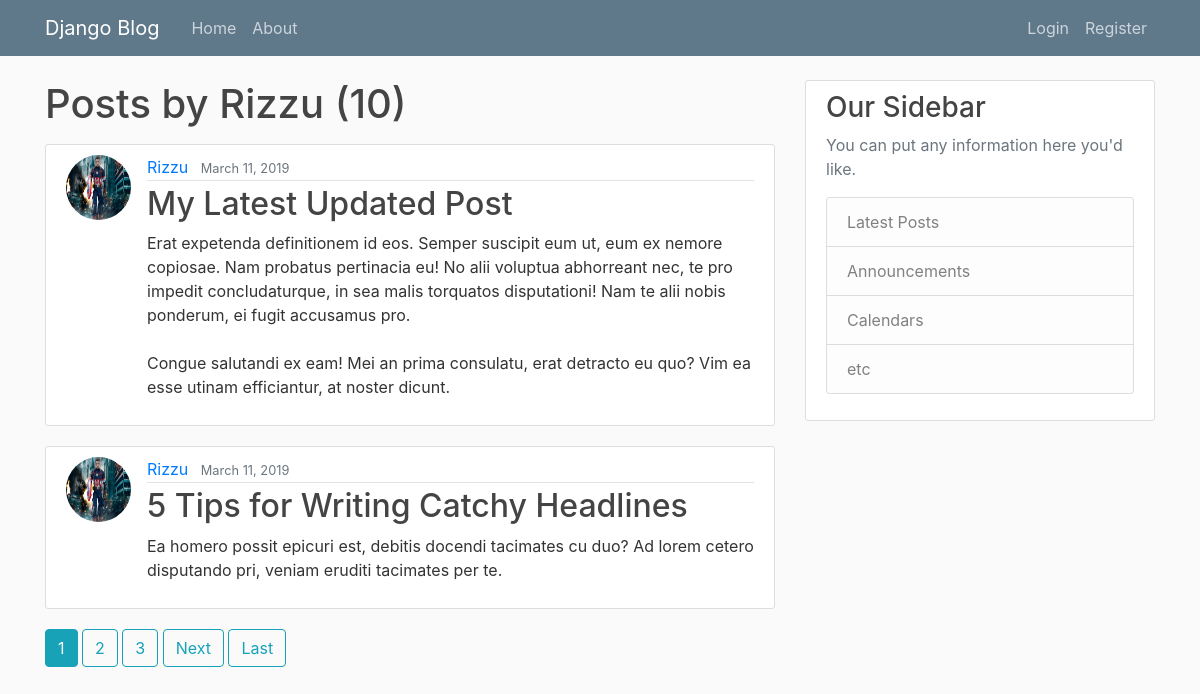
Page /user/Rizzu on the committed database.
### blog/models.py (models this page shows, shortened)
class Post(models.Model):
	title = models.CharField(max_length=100)
	content = models.TextField()
	date_posted = models.DateTimeField(default=timezone.now)
	author = models.ForeignKey(User,on_delete=models.CASCADE)

### users/models.py (models this page shows, shortened)
class Profile(models.Model):
	user = models.OneToOneField(User,on_delete=models.CASCADE)
	image = models.ImageField(default='default.jpg', upload_to='profile_pics')

### blog/views.py (the view)
# urls.py: path('user/<str:username>', UserPostListView.as_view(), name='user-posts'),
class UserPostListView(ListView):
	model = Post
	template_name = 'blog/user_posts.html'   #<app>/<model>_<viewtype>.html
	context_object_name = 'posts'
	ordering = ['-date_posted']
	paginate_by = 2
	def get_queryset(self):
		user = get_object_or_404(User, username=self.kwargs.get('username'))
		return Post.objects.filter(author=user).order_by('-date_posted')

### blog/templates/blog/user_posts.html (shortened to what this page needs)
{% extends "blog/base.html" %}
{% block content %}
	<h1 class="mb-3">Posts by {{ view.kwargs.username }} ({{ page_obj.paginator.count }})</h1>
	{% for post in posts %}
			<article class="media content-section">
				<img class="rounded-circle article-img" src="{{ post.author.profile.image.url }}">
				<div class="media-body">
					<div class="article-metadata">
			  			<a class="mr-2" href="{% url 'user-posts' post.author.username %}">{{ post.author }}</a>
			  			<small class="text-muted">{{ post.date_posted | date:"F d, Y" }}</small>
					</div>
					<h2><a class="article-title" href="{% url 'post-detail' post.id %}">{{ post.title }}</a></h2>
					<p class="article-content">{{ post.content }}</p>
				</div>
			</article>
	{% endfor %}
	{% if is_paginated %}
		{% for num in page_obj.paginator.page_range %}
			{% if page_obj.number == num %}
				<a class="btn btn-info mb-4" href="?page={{ num }}">{{ num }}</a>
			{% elif num > page_obj.number|add:'-3' and num < page_obj.number|add:'3' %}
				<a class="btn btn-outline-info mb-4" href="?page={{ num }}">{{ num }}</a>
			{% endif %}
		{% endfor %}
		{% if page_obj.has_next %}
			<a class="btn btn-outline-info mb-4" href="?page={{ page_obj.next_page_number }}">Next</a>
			<a class="btn btn-outline-info mb-4" href="?page={{ page_obj.paginator_num_pages }}">Last</a>
		{% endif %}
	{% endif %}
{% endblock content %}

### blog/static/blog/main.css (style rules this page uses)
body { background: #fafafa; color: #333333; margin-top: 5rem; }
h1, h2, h3, h4, h5, h6 { color: #444444; }
.content-section { background: #ffffff; padding: 10px 20px; border: 1px solid #dddddd; border-radius: 3px; margin-bottom: 20px; }
.article-title { color: #444444; }
.article-content { white-space: pre-line; }
.article-img { height: 65px; width: 65px; margin-right: 16px; }
.article-metadata { padding-bottom: 1px; margin-bottom: 4px; border-bottom: 1px solid #e3e3e3 }

### rows in the picture
Post: author.profile.image (picture), author "Rizzu", date_posted "March 11, 2019", title "My Latest Updated Post", content "Erat expetenda definitionem id eos. Semper suscipit eum ut, eum ex nemore copiosae. Nam probatus pertinacia eu! No alii voluptua abhorreant nec, te pro impedit concludaturque, in sea malis torquatos disputationi! Nam te alii nobis ponderum, ei fugit accusamus pro. Congue salutandi ex eam! Mei an prima consulatu, erat detracto eu quo? Vim ea esse utinam efficiantur, at noster dicunt."
Post: author.profile.image (picture), author "Rizzu", date_posted "March 11, 2019", title "5 Tips for Writing Catchy Headlines", content "Ea homero possit epicuri est, debitis docendi tacimates cu duo? Ad lorem cetero disputando pri, veniam eruditi tacimates per te."

### other values in the picture
{{ view.kwargs.username }} "Rizzu"
{{ page_obj.paginator.count }} "10"
{{ num }} "1"
{{ num }} "2" "3"
